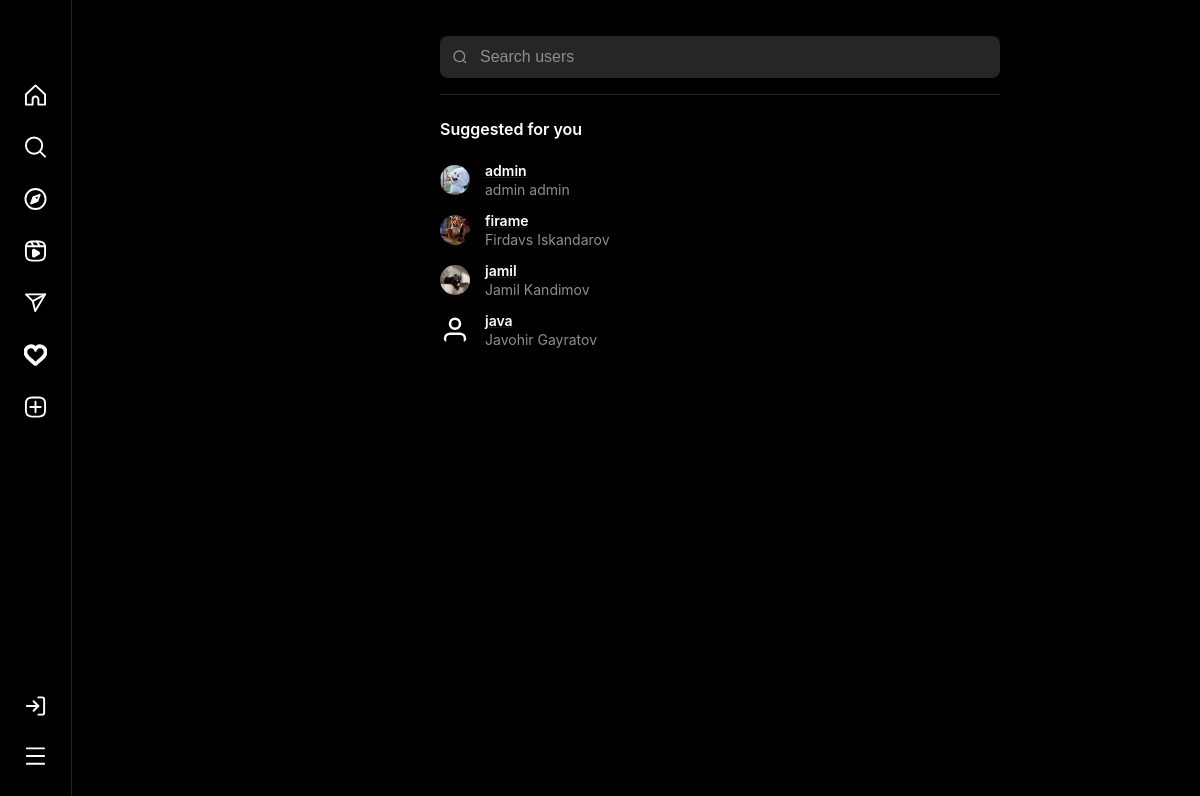
The app's page /users/search/ with its own data.
### users/models.py (models this page shows, shortened)
class UserModel(AbstractUser):
    bio = models.CharField(max_length=255, null=True, blank=True)
    avatar = models.ImageField(upload_to='user/avatars/', null=True, blank=True)
    website = models.URLField(null=True, blank=True)
    class GenderChoice(models.TextChoices):
        MALE = 'MALE', 'Male'
        FEMALE = 'FEMALE', 'Female'
        NOT_GIVEN = "NOT_GIVEN", "Not given"
    gender = models.CharField(
        max_length=10,
        choices=GenderChoice.choices,
        default=GenderChoice.NOT_GIVEN,
        null=True,
        blank=True
    )

### users/views.py (the view)
# urls.py: path('search/', views.UserListView.as_view(), name='search'),
class UserListView(ListView):
    template_name = 'search.html'
    context_object_name = 'users'
    def get_queryset(self):
        qs = UserModel.objects.exclude(id=self.request.user.id)
        q = self.request.GET.get('q')
        if q:
            qs = qs.filter(username__icontains=q)
        return qs

### templates/search.html (shortened to what this page needs)
{% extends "base.html" %}
{% load static %}
{% block content %}
<form method="GET" class="search-container">
    <div class="search-header">
        <div class="search-bar">
            <svg class="search-icon" width="16" height="16" viewBox="0 0 24 24" fill="none" stroke="currentColor"
                 stroke-width="2">
                <circle cx="11" cy="11" r="8"/>
                <path d="m21 21-4.35-4.35"/>
            </svg>
            <input type="text" name="q" placeholder="Search users" class="search-input" id="search-input"
                   autocomplete="off">
        </div>
    </div>
    <div class="suggested-users" id="suggested-users">
        <div class="section-header">
            <h3>Suggested for you</h3>
        </div>
        <div class="users-list">
            {% for user in users %}
            <div class="user-profile-section">
                <div class="user-info">
                    {% if user.avatar %}
                    <img style="height: 30px; width: 30px; border-radius: 50%; object-fit: fit; margin-right: 15px;"
                         src="{{ user.avatar.url }}">
                    {% else %}
                    <svg class="icon"
                         viewBox="0 0 24 24"
                         fill="none"
                         stroke="currentColor"
                         stroke-width="2"
                         style="height: 30px; width: 30px; border-radius: 50%; margin-right: 15px;">
                        <path d="M20 21v-2a4 4 0 0 0-4-4H8a4 4 0 0 0-4 4v2"/>
                        <circle cx="12" cy="7" r="4"/>
                    </svg>
                    {% endif %}
                    <div class="user-details">
                        <a href="{% url 'profile-another' pk=user.pk %}">
                            <h3>{{ user.username }}</h3>
                        </a>
                        <p>{{ user.first_name }} {{ user.last_name }} </p>
                    </div>
                </div>
            </div>
            {% endfor %}
        </div>
    </div>
</form>
{% endblock %}

### static/css/style.css (style rules this page uses)
* { margin: 0; padding: 0; box-sizing: border-box; }
body { font-family: -apple-system, BlinkMacSystemFont, "Segoe UI", Roboto, Helvetica, Arial, sans-serif; background-color: #000; color: #fff; overflow-x: hidden; }
.user-profile-section { display: flex; align-items: center; justify-content: space-between; padding: 7px 0; }
.user-info { display: flex; align-items: center; }
.user-details h3 { font-size: 14px; font-weight: 600; color: #fff; margin-bottom: 2px; }
.user-details p { font-size: 14px; color: #8e8e8e; }
.search-container { padding: 0; }
.search-header { margin-bottom: 24px; position: sticky; top: 0; background-color: #000; padding: 20px 0; z-index: 10; }
.search-input { width: 100%; background-color: #121212; border: 1px solid #262626; border-radius: 8px; padding: 12px 16px; font-size: 16px; color: #fff; transition: border-color 0.2s; }
.search-input::placeholder { color: #8e8e8e; }

### templates/header.html (style rules this page uses)
.icon { width: 24px; height: 24px; margin-right: 16px; stroke: currentColor; fill: none; stroke-width: 2; transition: all 0.2s ease; stroke-linecap: round; stroke-linejoin: round; }
@media (max-width: 1264px) { .icon { margin-right: 0; } }

### templates/search.html (style rules this page uses)
.search-container { max-width: 600px; margin: 0 auto; padding: 0 20px; background-color: #000; min-height: 100vh; color: #fff; }
.search-header { padding: 16px 0; border-bottom: 1px solid #262626; margin-bottom: 24px; position: sticky; top: 0; background-color: #000; z-index: 10; }
.search-bar { position: relative; width: 100%; }
.search-icon { position: absolute; left: 12px; top: 50%; transform: translateY(-50%); color: #8e8e8e; z-index: 1; }
.search-input { width: 100%; background-color: #262626; border: none; border-radius: 8px; color: #fff; font-size: 16px; padding: 12px 40px 12px 40px; outline: none; transition: background-color 0.2s; }
.search-input::placeholder { color: #8e8e8e; }
.section-header { display: flex; justify-content: space-between; align-items: center; margin-bottom: 16px; }
.section-header h3 { font-size: 16px; font-weight: 600; margin: 0; color: #fff; }
.user-info { flex: 1; min-width: 0; }
.suggested-users { margin-bottom: 32px; }
.users-list { max-height: 500px; overflow-y: auto; }

### records on screen
UserModel: avatar (picture), username "admin", first_name "admin", last_name "admin"
UserModel: avatar (picture), username "firame", first_name "Firdavs", last_name "Iskandarov"
UserModel: avatar (picture), username "jamil", first_name "Jamil", last_name "Kandimov"
UserModel: username "java", first_name "Javohir", last_name "Gayratov"
